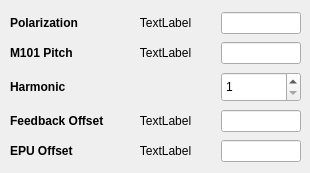
      <widget class="QWidget" name="epuTab">
       <attribute name="title">
        <string>EPU</string>
       </attribute>
       <widget class="QWidget" name="gridLayoutWidget_5">
        <property name="geometry">
         <rect>
          <x>10</x>
          <y>10</y>
          <width>291</width>
          <height>154</height>
         </rect>
        </property>
        <layout class="QGridLayout" name="gridLayout_6">
         <item row="0" column="4">
          <widget class="QLineEdit" name="polEdit">
           <property name="sizePolicy">
            <sizepolicy hsizetype="Fixed" vsizetype="Fixed">
             <horstretch>0</horstretch>
             <verstretch>0</verstretch>
            </sizepolicy>
           </property>
           <property name="maximumSize">
            <size>
             <width>80</width>
             <height>16777215</height>
            </size>
           </property>
          </widget>
         </item>
         <item row="1" column="2">
          <widget class="QLabel" name="label_12">
           <property name="text">
            <string>&lt;html&gt;&lt;head/&gt;&lt;body&gt;&lt;p&gt;&lt;span style=&quot; font-weight:600;&quot;&gt;M101 Pitch&lt;/span&gt;&lt;/p&gt;&lt;/body&gt;&lt;/html&gt;</string>
           </property>
          </widget>
         </item>
         <item row="2" column="2">
          <widget class="QLabel" name="label_17">
           <property name="text">
            <string>&lt;html&gt;&lt;head/&gt;&lt;body&gt;&lt;p&gt;&lt;span style=&quot; font-weight:600;&quot;&gt;Harmonic&lt;/span&gt;&lt;/p&gt;&lt;/body&gt;&lt;/html&gt;</string>
           </property>
          </widget>
         </item>
         <item row="4" column="2">
          <widget class="QLabel" name="label_18">
           <property name="text">
            <string>&lt;html&gt;&lt;head/&gt;&lt;body&gt;&lt;p&gt;&lt;span style=&quot; font-weight:600;&quot;&gt;EPU Offset&lt;/span&gt;&lt;/p&gt;&lt;/body&gt;&lt;/html&gt;</string>
           </property>
          </widget>
         </item>
         <item row="3" column="2">
          <widget class="QLabel" name="label_16">
           <property name="text">
            <string>&lt;html&gt;&lt;head/&gt;&lt;body&gt;&lt;p&gt;&lt;span style=&quot; font-weight:600;&quot;&gt;Feedback Offset&lt;/span&gt;&lt;/p&gt;&lt;/body&gt;&lt;/html&gt;</string>
           </property>
          </widget>
         </item>
         <item row="1" column="4">
          <widget class="QLineEdit" name="m101Edit">
           <property name="sizePolicy">
            <sizepolicy hsizetype="Fixed" vsizetype="Fixed">
             <horstretch>0</horstretch>
             <verstretch>0</verstretch>
            </sizepolicy>
           </property>
           <property name="minimumSize">
            <size>
             <width>0</width>
             <height>20</height>
            </size>
           </property>
           <property name="maximumSize">
            <size>
             <width>80</width>
             <height>16777215</height>
            </size>
           </property>
          </widget>
         </item>
         <item row="4" column="4">
          <widget class="QLineEdit" name="epuEdit">
           <property name="sizePolicy">
            <sizepolicy hsizetype="Fixed" vsizetype="Fixed">
             <horstretch>0</horstretch>
             <verstretch>0</verstretch>
            </sizepolicy>
           </property>
           <property name="maximumSize">
            <size>
             <width>80</width>
             <height>16777215</height>
            </size>
           </property>
          </widget>
         </item>
         <item row="0" column="2">
          <widget class="QLabel" name="label_15">
           <property name="text">
            <string>&lt;html&gt;&lt;head/&gt;&lt;body&gt;&lt;p&gt;&lt;span style=&quot; font-weight:600;&quot;&gt;Polarization&lt;/span&gt;&lt;/p&gt;&lt;/body&gt;&lt;/html&gt;</string>
           </property>
          </widget>
         </item>
         <item row="2" column="4">
          <widget class="QSpinBox" name="harSpin">
           <property name="sizePolicy">
            <sizepolicy hsizetype="Fixed" vsizetype="Fixed">
             <horstretch>0</horstretch>
             <verstretch>0</verstretch>
            </sizepolicy>
           </property>
           <property name="minimumSize">
            <size>
             <width>0</width>
             <height>30</height>
            </size>
           </property>
           <property name="maximumSize">
            <size>
             <width>80</width>
             <height>16777215</height>
            </size>
           </property>
           <property name="minimum">
            <number>1</number>
           </property>
           <property name="maximum">
            <number>5</number>
           </property>
           <property name="singleStep">
            <number>2</number>
           </property>
          </widget>
         </item>
         <item row="3" column="4">
          <widget class="QLineEdit" name="fbkEdit">
           <property name="sizePolicy">
            <sizepolicy hsizetype="Fixed" vsizetype="Fixed">
             <horstretch>0</horstretch>
             <verstretch>0</verstretch>
            </sizepolicy>
           </property>
           <property name="maximumSize">
            <size>
             <width>80</width>
             <height>16777215</height>
            </size>
           </property>
          </widget>
         </item>
         <item row="4" column="3">
          <widget class="QLabel" name="epuLabel">
           <property name="text">
            <string>TextLabel</string>
           </property>
           <property name="alignment">
            <set>Qt::AlignCenter</set>
           </property>
          </widget>
         </item>
         <item row="3" column="3">
          <widget class="QLabel" name="fbkLabel">
           <property name="text">
            <string>TextLabel</string>
           </property>
           <property name="alignment">
            <set>Qt::AlignCenter</set>
           </property>
          </widget>
         </item>
         <item row="1" column="3">
          <widget class="QLabel" name="m101Label">
           <property name="text">
            <string>TextLabel</string>
           </property>
           <property name="alignment">
            <set>Qt::AlignCenter</set>
           </property>
          </widget>
         </item>
         <item row="0" column="3">
          <widget class="QLabel" name="polLabel">
           <property name="text">
            <string>TextLabel</string>
           </property>
           <property name="alignment">
            <set>Qt::AlignCenter</set>
           </property>
          </widget>
         </item>
        </layout>
       </widget>
      </widget>
